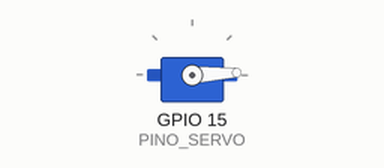
This sketch was run on a simulated ESP32. Parts: servo. What the sketch prints to the serial monitor is not drawn.

Above: at 0.05 s.
At 0.9 s:
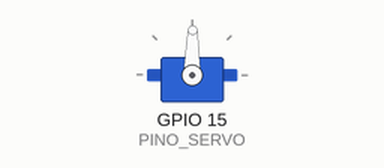
At 1.75 s:
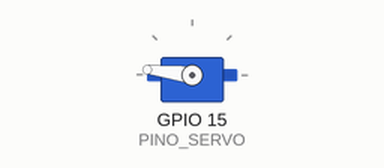
At 3.45 s:
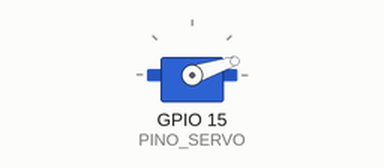
Timing chart, 0 to 8.3 s (numbered marks = the images above):
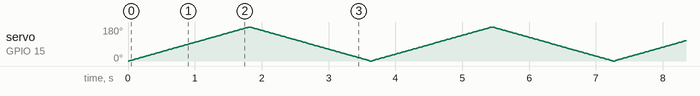

The sketch:

Exemplo_com_servo_motor_ESP32.ino
```cpp
// Caso você não tenha a biblioteca "ESP32Servo.h", basta instala-la através da própria Arduino IDE
#include <ESP32Servo.h>

#define PINO_SERVO 15

Servo servo;

unsigned int posicaoInicial = 0;
unsigned int posicaoFinal = 180;
int delayTime = 10;
// Pinos GPIO com PWM no ESP32: 2,4,12-19,21-23,25-27,32-33

void setup() {
  Serial.begin(115200);
  // Allow allocation of all timers
  ESP32PWM::allocateTimer(0);
  ESP32PWM::allocateTimer(1);
  ESP32PWM::allocateTimer(2);
  ESP32PWM::allocateTimer(3);
  servo.setPeriodHertz(50);    // standard 50 hz servo
  servo.attach(PINO_SERVO, 500, 2500); // attaches the servo on pin 18 to the servo object
  // using default min/max of 1000us and 2000us
  // different servos may require different min/max settings
  // for an accurate 0 to 180 sweep
}

void loop() {
  for (int c = 0; c <= 180; c ++) {
    servo.write(c);
    Serial.println(c);
    delay(delayTime);
  }

  for (int c = 180; c >= 0; c --) {
    servo.write(c);
    Serial.println(c);
    delay(delayTime);
  }
}
```
